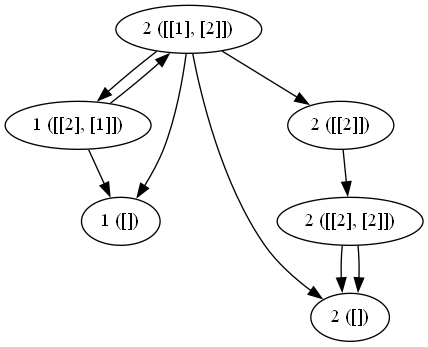
#> input picture Premiere/Algorithmique/PlusProchesVoisins/arbre.png, 428 x 347 px, given as the content of the folder Src/Images, which was not available
$ python util.py
#> lines starting #> are read from the running program, lines starting #| are printed output that depends on the picture; pictures that were not available may be replaced by others from this repository, and a replacement may not be noted
import os

paths = ["Seconde", "Premiere", "Terminale", "AutresRessources"]
# [23 lines left out: functions set, explore, not called in this run]

"""
for path in paths:
    explore(path)

"""

# [8 lines left out: function replaceAllFileNameByAnother, not called in this run]

"""
for path in paths:
    replaceAllFileNameByAnother(path, "Activite.md", "Manuel.md")
"""

# [11 lines left out: function setStringAtTheStartOfAllFiles, not called in this run]

content = "# Cours \n\
\n\
| [Accueil](..) | [Cours](Cours.md) | [Exercices](Exercices.md) | [Manuel](Manuel.md) | \n\
|:-------:|:-----:|:---------:|:------:| \n\
\n\
"

"""
for path in paths:
    setStringAtTheStartOfAllFiles(path, content, "TestX.md")
"""

# Pour chacunes des images de Src/Images, on va sauvegarder l'image + _32, _64, _128, _256 selon la taille resizer

import os
from PIL import Image

def resizeImage(path : str, size : int):
#> called with path = 'Src/Images', size = 32
    for directory in os.listdir(path):
        if(os.path.isdir(path + "/" + directory)):
            resizeImage(path + "/" + directory, size)
        else:
            if (path + "/" + directory).find(".png") != -1:
                if(path + "/" + directory).count("_") == 0 and not os.path.exists(path + "/" + directory[:-4] + "_" + str(size) + ".png"):
                    image = Image.open(path + "/" + directory)
#> image is the input picture: PIL image 428x347 RGBA; mean R, G, B, A 245.4, 245.4, 245.4, 254.8
                    image = image.resize((size, size))
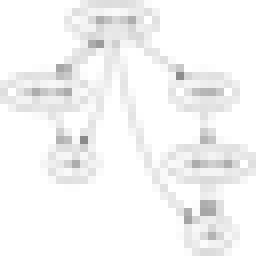
#> image: PIL image 32x32 RGBA (shown 8 times larger); mean R, G, B, A 244.9, 244.9, 244.9, 254.8; transparent parts drawn white
                    image.save(path + "/" + directory[:-4] + "_" + str(size) + ".png")

resizeImage("Src/Images", 32)
resizeImage("Src/Images", 64)
#> call 2 of resizeImage, with path = 'Src/Images', size = 64
#> in resizeImage (call 2), `image = image.resize((size, size))`:
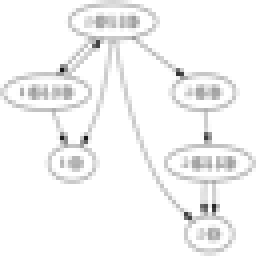
#> image: PIL image 64x64 RGBA (shown 4 times larger); mean R, G, B, A 244.7, 244.7, 244.7, 254.8; transparent parts drawn white
resizeImage("Src/Images", 128)
#> call 3 of resizeImage, with path = 'Src/Images', size = 128
#> in resizeImage (call 3), `image = image.resize((size, size))`:
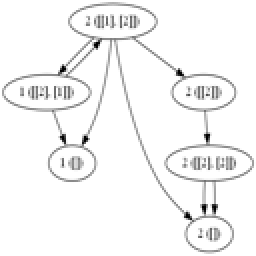
#> image: PIL image 128x128 RGBA (shown 2 times larger); mean R, G, B, A 244.9, 244.9, 244.9, 254.8; transparent parts drawn white
resizeImage("Src/Images", 256)
#> call 4 of resizeImage, with path = 'Src/Images', size = 256
#> in resizeImage (call 4), `image = image.resize((size, size))`:
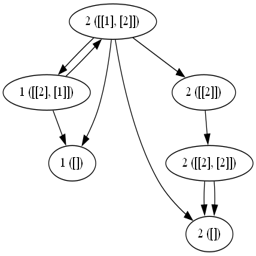
#> image: PIL image 256x256 RGBA; mean R, G, B, A 245, 245, 245, 254.8; transparent parts drawn white
"""
"""

# Pour chacunes des images de Src/Images, on delete les images contenant au moins 2 '_'

# [8 lines left out: function deleteImage, not called in this run]

"""
deleteImage("Src/Images")
"""

$ run again, on Premiere/ArbresBinaireRecherche/src/courbe.png
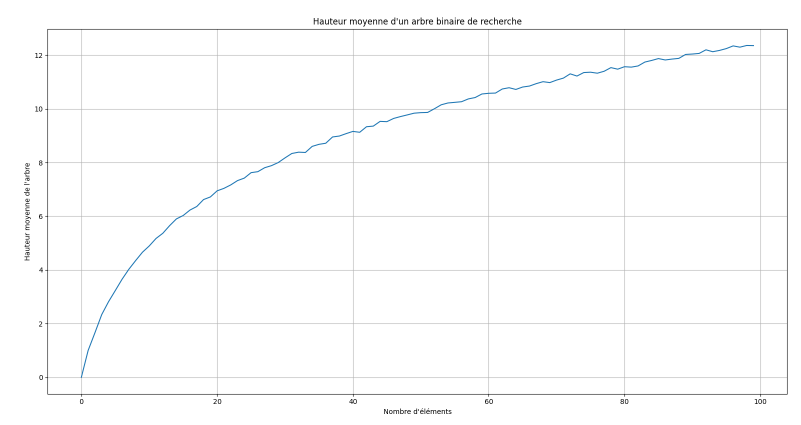
#> input picture Premiere/ArbresBinaireRecherche/src/courbe.png, 1601 x 849 px, given as the content of the folder Src/Images, which was not available (shown at 1/2 size)
#> in resizeImage, image is the input picture: PIL image 1601x849 RGBA; mean R, G, B, A 252, 252.2, 252.4, 255
#> image: PIL image 32x32 RGBA
#> image: PIL image 64x64 RGBA
#> in resizeImage (call 3), `image = image.resize((size, size))`:
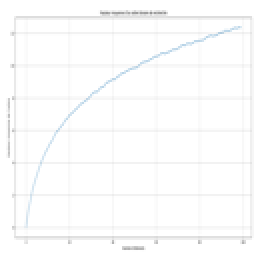
#> image: PIL image 128x128 RGBA (shown 2 times larger); mean R, G, B, A 251.8, 252, 252.2, 255
#> in resizeImage (call 4), `image = image.resize((size, size))`:
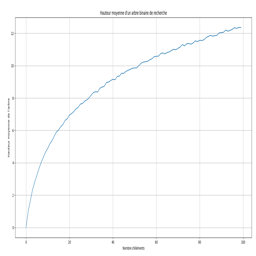
#> image: PIL image 256x256 RGBA; mean R, G, B, A 251.8, 252, 252.2, 255

$ run again, on Premiere/ArbresBinaireRecherche/src/schema1.png
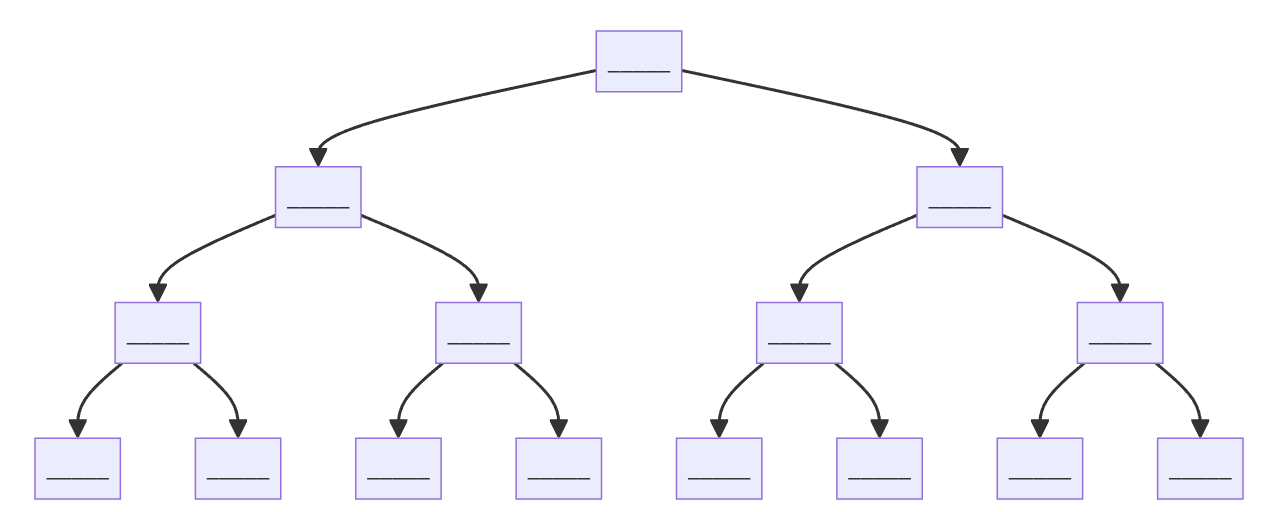
#> input picture Premiere/ArbresBinaireRecherche/src/schema1.png, 1284 x 512 px, given as the content of the folder Src/Images, which was not available
#> in resizeImage, image is the input picture: PIL image 1284x512 RGBA; mean R, G, B, A 248.9, 248.6, 251.8, 255
#> image: PIL image 32x32 RGBA
#> image: PIL image 64x64 RGBA
#> in resizeImage (call 3), `image = image.resize((size, size))`:
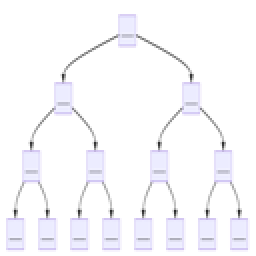
#> image: PIL image 128x128 RGBA (shown 2 times larger); mean R, G, B, A 248.7, 248.4, 251.5, 255
#> in resizeImage (call 4), `image = image.resize((size, size))`:
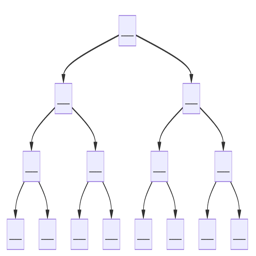
#> image: PIL image 256x256 RGBA; mean R, G, B, A 248.8, 248.4, 251.6, 255
